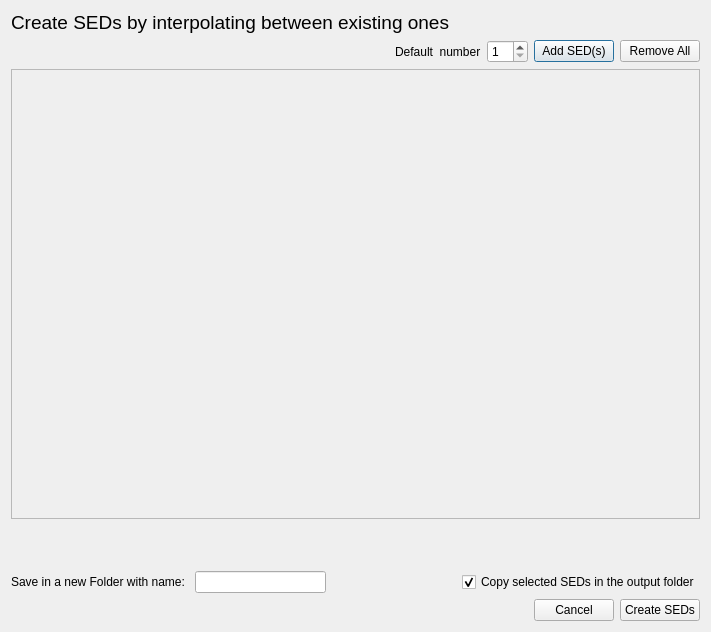
<?xml version="1.0" encoding="UTF-8"?>
<ui version="4.0">
 <class>Euclid::PhzQtUI::DialogInterpolateSed</class>
 <widget class="QDialog" name="Euclid::PhzQtUI::DialogInterpolateSed">
  <property name="geometry">
   <rect>
    <x>0</x>
    <y>0</y>
    <width>711</width>
    <height>632</height>
   </rect>
  </property>
  <property name="windowTitle">
   <string>SED interpolation</string>
  </property>
  <layout class="QVBoxLayout" name="verticalLayout">
   <item>
    <widget class="QLabel" name="label_13">
     <property name="font">
      <font>
       <pointsize>14</pointsize>
      </font>
     </property>
     <property name="text">
      <string>Create SEDs by interpolating between existing ones</string>
     </property>
    </widget>
   </item>
   <item>
    <layout class="QHBoxLayout" name="horizontalLayout_2">
     <item>
      <spacer name="horizontalSpacer">
       <property name="orientation">
        <enum>Qt::Horizontal</enum>
       </property>
       <property name="sizeHint" stdset="0">
        <size>
         <width>40</width>
         <height>20</height>
        </size>
       </property>
      </spacer>
     </item>
     <item>
      <widget class="QLabel" name="label">
       <property name="text">
        <string>Default  number</string>
       </property>
      </widget>
     </item>
     <item>
      <widget class="QSpinBox" name="sb_default_nb">
       <property name="minimum">
        <number>1</number>
       </property>
      </widget>
     </item>
     <item>
      <widget class="QPushButton" name="btn_plus">
       <property name="text">
        <string>Add SED(s)</string>
       </property>
      </widget>
     </item>
     <item>
      <widget class="QPushButton" name="btn_rma">
       <property name="text">
        <string>Remove All</string>
       </property>
      </widget>
     </item>
    </layout>
   </item>
   <item>
    <widget class="QScrollArea" name="scrollArea">
     <property name="minimumSize">
      <size>
       <width>0</width>
       <height>450</height>
      </size>
     </property>
     <property name="widgetResizable">
      <bool>true</bool>
     </property>
     <widget class="QWidget" name="scrollAreaWidgetContents">
      <property name="geometry">
       <rect>
        <x>0</x>
        <y>0</y>
        <width>695</width>
        <height>446</height>
       </rect>
      </property>
      <layout class="QVBoxLayout" name="verticalLayout_2">
       <item>
        <layout class="QVBoxLayout" name="layout_SED"/>
       </item>
       <item>
        <spacer name="verticalSpacer_2">
         <property name="orientation">
          <enum>Qt::Vertical</enum>
         </property>
         <property name="sizeHint" stdset="0">
          <size>
           <width>20</width>
           <height>40</height>
          </size>
         </property>
        </spacer>
       </item>
      </layout>
     </widget>
    </widget>
   </item>
   <item>
    <spacer name="verticalSpacer">
     <property name="orientation">
      <enum>Qt::Vertical</enum>
     </property>
     <property name="sizeHint" stdset="0">
      <size>
       <width>20</width>
       <height>40</height>
      </size>
     </property>
    </spacer>
   </item>
   <item>
    <layout class="QHBoxLayout" name="horizontalLayout_3">
     <item>
      <widget class="QLabel" name="label_2">
       <property name="text">
        <string>Save in a new Folder with name: </string>
       </property>
      </widget>
     </item>
     <item>
      <widget class="QLineEdit" name="le_folder"/>
     </item>
     <item>
      <spacer name="horizontalSpacer_3">
       <property name="orientation">
        <enum>Qt::Horizontal</enum>
       </property>
       <property name="sizeHint" stdset="0">
        <size>
         <width>40</width>
         <height>20</height>
        </size>
       </property>
      </spacer>
     </item>
     <item>
      <widget class="QCheckBox" name="cb_cp">
       <property name="text">
        <string>Copy selected SEDs in the output folder</string>
       </property>
       <property name="checked">
        <bool>true</bool>
       </property>
      </widget>
     </item>
    </layout>
   </item>
   <item>
    <layout class="QHBoxLayout" name="horizontalLayout">
     <item>
      <spacer name="horizontalSpacer_2">
       <property name="orientation">
        <enum>Qt::Horizontal</enum>
       </property>
       <property name="sizeHint" stdset="0">
        <size>
         <width>40</width>
         <height>20</height>
        </size>
       </property>
      </spacer>
     </item>
     <item>
      <widget class="QLabel" name="label_process">
       <property name="text">
        <string/>
       </property>
      </widget>
     </item>
     <item>
      <widget class="QPushButton" name="btn_cancel">
       <property name="text">
        <string>Cancel</string>
       </property>
      </widget>
     </item>
     <item>
      <widget class="QPushButton" name="btn_create">
       <property name="text">
        <string>Create SEDs</string>
       </property>
      </widget>
     </item>
    </layout>
   </item>
  </layout>
 </widget>
 <resources/>
 <connections/>
</ui>
